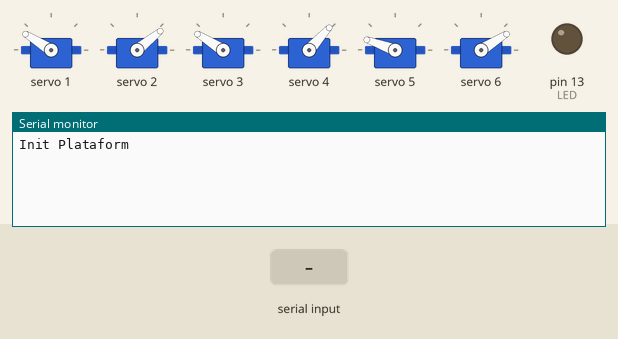
Recording of a sketch running on a simulated Arduino Uno, built with avr-gcc and run on an emulated ATmega328P. Shown: 6 × servo, output pins drawn as LEDs (lit = HIGH), the last lines printed to the serial monitor. The inputs (shaded band) are chosen by the test bench.

Above: at 4.2 s.
4.3 s: "90,45\n" received over Serial
At 5.0 s:
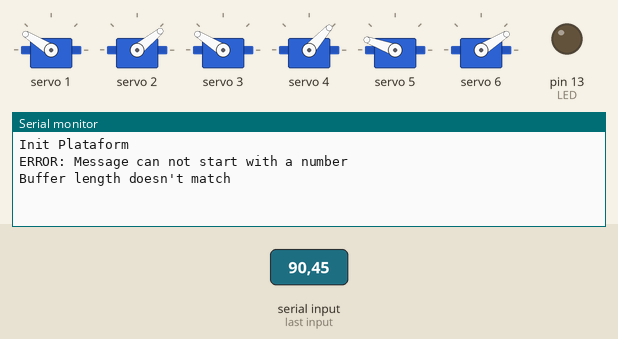
5.8 s: byte 44 (NUMBERS_BETWEEN) received over Serial
At 7.0 s:
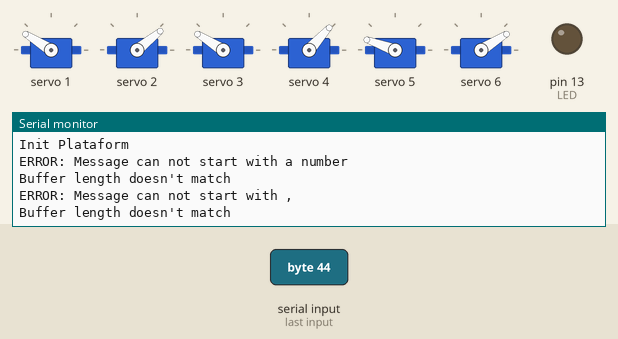
7.3 s: "2\n" received over Serial
At 8.5 s:
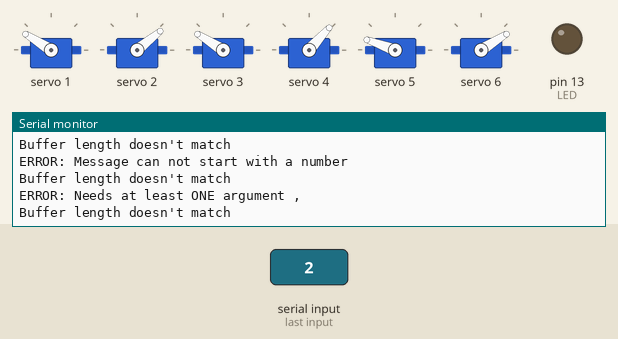
8.8 s: "d,45\n" received over Serial
At 9.8 s:
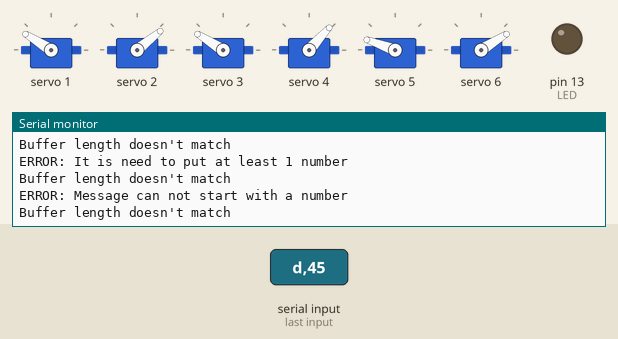

The sketch:

servos_ball_plate.ino
```cpp
//move servos with pyhton
#include <Wire.h>
#include <Adafruit_PWMServoDriver.h>
#include "UART.h"

#define LED 13
//#define PLATFORM_1
#define PLATFORM_2
Adafruit_PWMServoDriver servos = Adafruit_PWMServoDriver(0x40);
#ifdef PLATFORM_1
unsigned int pos0=152; // ancho de pulso en cuentas para pocicion 0°
unsigned int pos180=585; // ancho de pulso en cuentas para la pocicion 180°

int servo_home[6]={75,72,75,100,70,85};
int pca_channels[6]={0,1,2,8,9,10};
#elif defined( PLATFORM_2)
unsigned int pos0=130; // ancho de pulso en cuentas para pocicion 0°
unsigned int pos180=510; // ancho de pulso en cuentas para la pocicion 180°

int servo_home[6]={140,30,140,40,152,24};
int pca_channels[6]={1,2,3,4,5,6};
#endif
void setup() {
  pinMode(LED,OUTPUT);
  servos.begin();
  servos.setPWMFreq(50);
  servos_init();
  uart_init();
}


void loop() {
    if(UART_PORT.available()){
      char caracter;
      int Numbers[20];
      int bufferSize=0;
      int number_servo;
      int grade_servo;
      int g_servos[6];

        if(uart_get(&caracter,&bufferSize,Numbers)){
          switch(caracter){
            case 'd': //Find Duty using serial port
                if(bufferSize == 2){
                    number_servo=Numbers[0];
                    int duty=Numbers[1];
                    servos.setPWM(number_servo, 0, duty);
                    UART_PORT.print("Servo: ");
                    UART_PORT.print(number_servo);
                    UART_PORT.print(" Duty: ");
                    UART_PORT.println(duty);
                }
               break;
            case 's'://Grados de servos individuales (s0,100)(numero de servo, grados)
                if(bufferSize == 2){
                    number_servo=Numbers[0];
                    grade_servo=Numbers[1];
                    if(number_servo< 5 or number_servo>0 or grade_servo<180 or grade_servo>0){
                        setServo(number_servo,grade_servo);
                    }
                    UART_PORT.print("Servo: ");
                    UART_PORT.print(number_servo);
                    UART_PORT.print(" Grados: ");
                    UART_PORT.println(grade_servo);
                }
              break;

              case 'p':
                  if(bufferSize == 6){
                      for(int i=0; i<=5; i++){
                        number_servo=pca_channels[i];
                        grade_servo=Numbers[i];
                        if(number_servo< 5 or number_servo>0 or grade_servo<180 or grade_servo>0){
                          setServo(number_servo,grade_servo);
                       }
                    }
                     UART_PORT.println(" Servo 1: "+String(Numbers[0])+" Servo 2: "+String(Numbers[1])+" Servo 3: "+String(Numbers[2])+" Servo 4: "+String(Numbers[3])+" Servo 5: "+String(Numbers[4])+" Servo 6: "+String(Numbers[5]));
                  }
               break;

               case 'l':
                   if(bufferSize == 1){
                      if(Numbers[0] == 1)  digitalWrite(LED,HIGH);
                      if(Numbers[0] == 0)  digitalWrite(LED,LOW);
                    }
               break;
           }
        }
        else{
          UART_PORT.println("Buffer length doesn't match");
        }
    }
 }


void servos_init(void){
  for(int i=0; i<=5; i++){
    setServo(pca_channels[i],servo_home[i]);
    delay(500);
  }
}

void setServo(uint8_t n_servo, int angulo) {
  int duty;
  duty=map(angulo,0,180,pos0, pos180);
  servos.setPWM(n_servo, 0, duty);
}
```

UART.cpp
```cpp
#include "UART.h"

char last_char = CHAR_ENDS;

void uart_init(void){
  UART_PORT.begin(UART_BAUD);
  UART_PORT.println("Init Plataform");
}

bool uart_get(char *caracter_salida,int *size_,int _datos[]){
    bool bufferComplete = false,first_digit = false;
    char actual;
    int index = 0;
    String valores[20];

    if(last_char == CHAR_ENDS || last_char == NUMBERS_BETWEEN ){ //Si finalizo bien o con error de comma
      *caracter_salida = UART_PORT.read();
      last_char = *caracter_salida;
          if(*caracter_salida == CHAR_ENDS){
              #ifdef UART_LOG
                UART_PORT.println("ERROR: Message need start with a letter");
              #endif
              return false;
          }
          if(*caracter_salida == NUMBERS_BETWEEN){
              #ifdef UART_LOG
                UART_PORT.println("ERROR: Message can not start with "+String(NUMBERS_BETWEEN));
              #endif
              return false;
          }
          if(*caracter_salida >= 48 && *caracter_salida <= 57){
              #ifdef UART_LOG
                UART_PORT.println("ERROR: Message can not start with a number");
              #endif
              last_char = *caracter_salida;
              return false;
          }
    }
    else{
      *caracter_salida = last_char;
      last_char = 0;
    }

    do{
      if(UART_PORT.available()){
        actual = UART_PORT.read();

          if(actual >= 48 && actual <= 57){//Si el caracter es un digito
            first_digit = true;
            valores[index]+=actual;
            last_char = actual;
          }
          else if(actual == NUMBERS_BETWEEN){
              if(last_char == NUMBERS_BETWEEN){
                  #ifdef UART_LOG
                    UART_PORT.println("ERROR: It's no possible to put 2 "+String(NUMBERS_BETWEEN)+" followed");
                  #endif
                last_char = NUMBERS_BETWEEN;
                return false;
              }
              else if(!first_digit){
                 #ifdef UART_LOG
                    UART_PORT.println("ERROR: It is need to put at least 1 number");
                  #endif
                last_char = NUMBERS_BETWEEN;
                return false;
              }
              else{   //Se cambio de numero correctamente
                  index++;
                  last_char = NUMBERS_BETWEEN;
              }
          }
          else if(actual == CHAR_ENDS){
              if(last_char == NUMBERS_BETWEEN) {
                  #ifdef UART_LOG
                    UART_PORT.println("ERROR: Message can not end with "+String(NUMBERS_BETWEEN));
                  #endif
                last_char = NUMBERS_BETWEEN;
                return false;
              }

            if(first_digit){
              last_char = CHAR_ENDS;
              bufferComplete=true;
            }
            else{
                #ifdef UART_LOG
                    UART_PORT.println("ERROR: Needs at least ONE argument "+String(NUMBERS_BETWEEN));
                  #endif
                last_char = CHAR_ENDS;
                return false;
            }
          }
          else{
              #ifdef UART_LOG
                if(last_char >= 48 && last_char <= 57)  UART_PORT.println("You can not finish message with a letter");
                else                                    UART_PORT.println("It's not possible to put 2 letters followed");
              #endif
              last_char = actual;
              return false;
          }
      }
    }while(!bufferComplete);

      *size_ = index+1;
      for(int i = 0;i<=index;i++) _datos[i]=valores[i].toInt();
    return true;
}
```

UART.h
```cpp
#ifndef UART_1_H
#define UART_1_H

  #include <Arduino.h>

  #define UART_PORT          Serial
  #define UART_BAUD          115200

  #define CHAR_ENDS              '\n'
  #define NUMBERS_BETWEEN         ','

  #define UART_LOG

  void uart_init(void);
  bool uart_get(char *caracter_salida,int *size_,int _datos[]);

#endif
```

Measured:
- after the input at 4.3 s, the serial monitor: prints a new line at once (image 1)
- after the input at 5.8 s, the serial monitor: prints a new line at once (image 2)
- after the input at 7.3 s, the serial monitor: prints a new line at once (image 3)
- after the input at 8.8 s, the serial monitor: prints a new line at once (image 4)
